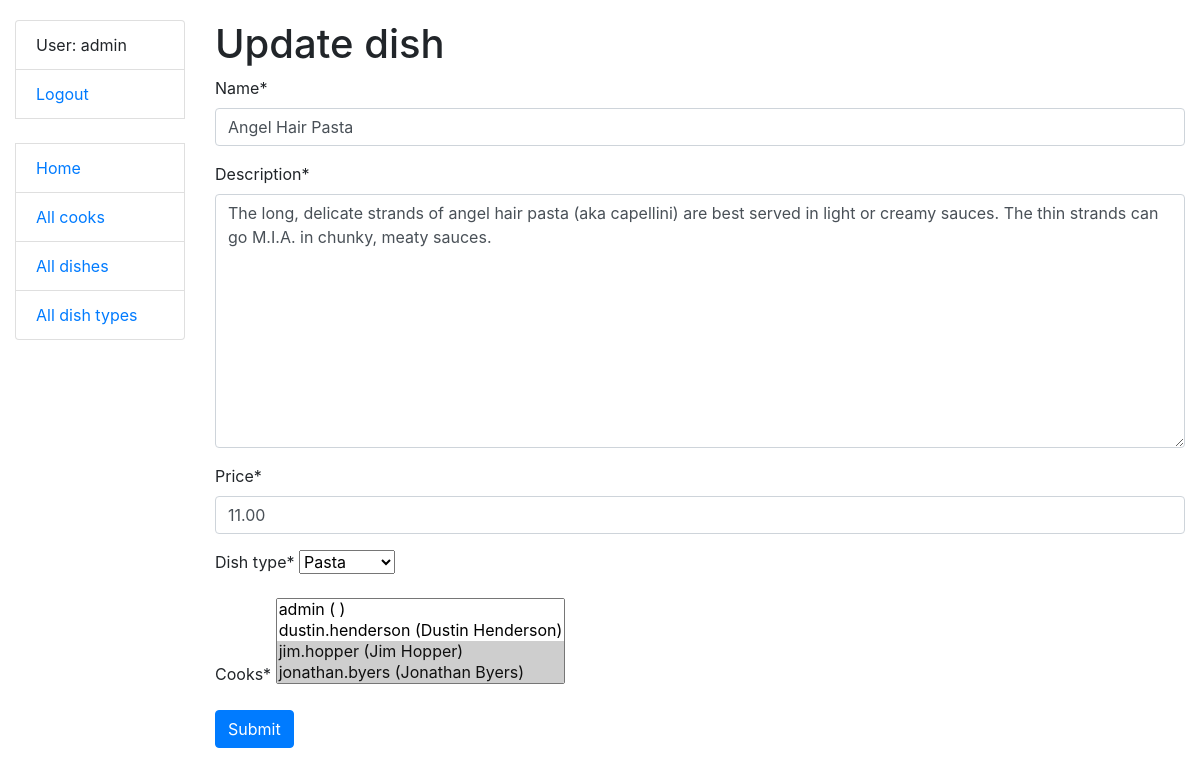
The app's page /dishes/12/update/ (signed in) with its own data.
### kitchen/models.py (models this page shows, shortened)
class Cook(AbstractUser):
    years_of_experience = models.IntegerField(null=True, blank=True)
    class Meta:
        ordering = ["username"]
    def __str__(self):
        return f"{self.username} ({self.first_name} {self.last_name})"

class Dish(models.Model):
    name = models.CharField(max_length=255)
    description = models.TextField()
    price = models.DecimalField(max_digits=7, decimal_places=2)
    dish_type = models.ForeignKey(
        DishType, on_delete=models.CASCADE, related_name="dishes"
    )
    cooks = models.ManyToManyField(
        settings.AUTH_USER_MODEL,
        related_name="dishes"
    )
    class Meta:
        verbose_name_plural = "dishes"
        ordering = ["name"]

class DishType(models.Model):
    name = models.CharField(max_length=255, unique=True)
    class Meta:
        ordering = ["name"]
    def __str__(self):
        return self.name

### kitchen/views.py (the view)
class DishUpdateView(LoginRequiredMixin, generic.UpdateView):
    model = Dish
    fields = "__all__"

### templates/kitchen/dish_form.html (shortened to what this page needs)
{% extends "base.html" %}
{% load crispy_forms_filters %}
{% block content %}
  <h1>{{ object|yesno:"Update,Create" }} dish</h1>
  <form action="" method="post" novalidate>
    {{ form|crispy }}
    <input type="submit" value="Submit" class="btn btn-primary">
  </form>
{% endblock %}

### templates/includes/sidebar.html
<ul class="sidebar-nav list-group">
  {% if user.is_authenticated %}
    <li class="list-group-item">User: {{ user.username }}</li>
    <li class="list-group-item"><a href="{% url 'logout' %}">Logout</a></li>
  {% else %}
    <li class="list-group-item"><a href="{% url 'login' %}">Login</a></li>
  {% endif %}
  <br>
  <li class="list-group-item"><a href="{% url 'kitchen:index' %}">Home</a></li>
  <li class="list-group-item"><a href="{% url 'kitchen:cook-list' %}">All cooks</a></li>
  <li class="list-group-item"><a href="{% url 'kitchen:dish-list' %}">All dishes</a></li>
  <li class="list-group-item"><a href="{% url 'kitchen:dish-type-list' %}">All dish types</a></li>
</ul>

### static/css/styles.css (style rules this page uses)
body { margin-top: 20px; }

### records on screen
Cook: username "admin"
Dish: name "Angel Hair Pasta", description "The long, delicate strands of angel hair pasta (aka capellini) are best served in light or creamy sauces. The thin strands can go M.I.A. in chunky, meaty sauces.", price "11.00", dish_type "Pasta"

### other values on screen
{{ object|yesno:"Update,Create" }} "Update"
